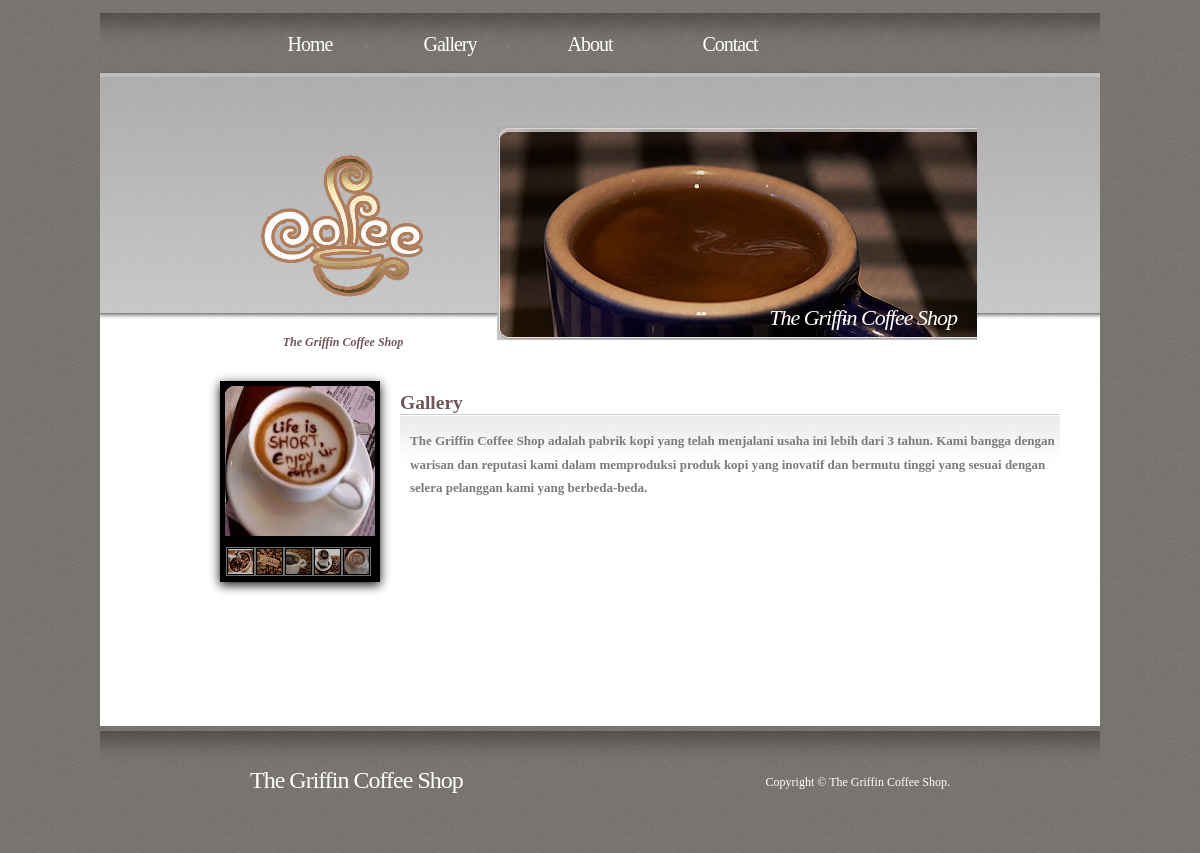
Page /Gallery.php on the committed database.
### tables this page shows
CREATE TABLE IF NOT EXISTS `subject` (
`id` int(10) NOT NULL,
  `menu_name` varchar(50) NOT NULL,
  `position` int(20) NOT NULL,
  `visible` tinyint(1) NOT NULL
);

CREATE TABLE IF NOT EXISTS `gallery` (
`id` int(10) NOT NULL,
  `title` varchar(20) NOT NULL,
  `body` text NOT NULL,
  `file` text NOT NULL
);

CREATE TABLE IF NOT EXISTS `page` (
`id` int(10) NOT NULL,
  `subject_id` int(20) NOT NULL,
  `menu_name` varchar(50) NOT NULL,
  `position` int(10) NOT NULL,
  `visible` tinyint(1) NOT NULL,
  `content` longtext NOT NULL
);

### public/Gallery.php (the view)
<?php require_once("../include/db_connection.php");?>
<?php include("../include/layout/headerweb.php");?>
<?php $sql = "SELECT * FROM page WHERE subject_id=12351 ORDER BY position";
	$gallerypage = mysqli_query($koneksi,$sql);
?>
<?php $sql = "SELECT * FROM subject ORDER BY position";
	$menu = mysqli_query($koneksi,$sql);
?>
<?php $sql = "SELECT * FROM gallery";
	$pic = mysqli_query($koneksi,$sql);
?>
<?php $sql = "SELECT * FROM gallery";
	$thumb = mysqli_query($koneksi,$sql);
?>
<div id="container">
<div id="headmenu">
	<div id="menu">
		<ul>
			<?php while($subject = mysqli_fetch_assoc($menu)){?>
			<li><a href="<?php echo $subject['menu_name'];?>.php" ><?php echo $subject['menu_name'];?></a></li>
			<?php }?>
		</ul>
	</div>
	<div id="header">
		<h1>The Griffin Coffee Shop</h1>
		<h2>The Griffin Coffee Shop</h2>
	</div>
</div>
<div id="gallery">
<div id="box">
<ul id="slider">
	<?php while($gallery = mysqli_fetch_assoc($pic)){?>
	<li id="<?php echo $gallery['id'];?>">
	<img src="<?php echo $gallery['file'];?>" height="150" width="150"></li>
	<?php } ?></ul>
	<ul id="thumb">
	<?php while($gallery = mysqli_fetch_assoc($thumb)){?>
	<li><a href="#<?php echo $gallery['id'];?>">
	<img src="<?php echo $gallery['file'];?>" height="25" width="25"></a></li>
	<?php } ?></ul>
</div>
<div id="gallerycontent">
		<div id="post">
				<?php while($page = mysqli_fetch_assoc($gallerypage)){?>
				<h2 id="title"><strong><?php echo $page['menu_name'];?></strong></h2>
				<div id="story">
				<p><strong>	<?php echo $page['content'];?></strong></P>
				<?php } ?>
				</div>
		</div>
	</div>
</div>
<?php include("../include/layout/footerweb.php");?>

### include/layout/headerweb.php (shortened to what this page needs)
<!DOCTYPE html>
<html>
<head>
<link rel="stylesheet" type="text/css" href="stylesheets/style.css" />
</head>
<body>

### include/layout/footerweb.php (shortened to what this page needs)
<div id="c_footer">
	<div id="footer">
	<p id="legal">Copyright &copy The Griffin Coffee Shop.</p>
	<p id="brand">The Griffin Coffee Shop</p>
	</div>
	</div>
 </div>
</body>
</html>

### public/stylesheets/style.css (style rules this page uses)
#container { width:1000px;height:350px;margin: auto auto auto auto; }
body { background: #FFFFFF url(../images/img01.jpg); font: normal small Georgia, "Times New Roman", Times, serif; line-height: 1.8em; color: #797C7A; }
h1, h2, h3 { margin: 0; padding: 0; color: #715558; }
#menu { background: url(../images/img07.jpg) repeat-x; padding: 0px 0px 100px 100px; width: 900px; margin: 0 0 0 0; }
#headmenu { background: #FFFFFF url(../images/img02.jpg) repeat-x left top; }
#menu li { float:left; }
#menu a { display: inline-block; width: 100px; padding: 20px 20px 0 20px; letter-spacing: -1px; text-align: center; font-size: 20px; color: #FFFFFF; text-decoration:none; }
#header { width: 754px; height: 250px; margin: 0 auto; padding: 13px 0 0 0; }
#header h1 { float: left; width: 200px; height: 50px; padding: 200px 50px 0 20px; background: url(../images/logo.png) no-repeat left top; line-height: 32px; font-size: 12px; font-style: italic; text-align:center; color: #715558; }
#header h2 { float: right; width: 460px; height: 50px; padding: 180px 20px 0 0; background: url(../images/img05.jpg) no-repeat; text-align: right; letter-spacing: -1px; font-size: 22px; font-weight: normal; font-style: italic; color: #FFFFFF; }
#post { margin: 0 0 0 0; padding: 15px 20px 0 10px; }
#story { margin 0 0 0 0; padding: 2px 0 0 10px; background: url(../images/img08.jpg) repeat-x; }
#gallery { weight:1000px; height:100%; padding-left:20px; padding-right:20px; background-color:#FFFFFF; }
#gallerycontent { padding-left:270px; height:300px; }
#box { text-align: left; width: 150px; margin: 5px auto 0 auto; background-color: #000; overflow: hidden; border: 5px solid #000; -webkit-box-shadow: #131313 0px 2px 10px; -moz-box-shadow: #131313 0px 3px 10px; box-shadow: #131313 0px 3px 10px; -webkit-animation-name: fadeIn; -webkit-animation-duration: 3s; -webkit-animation-iteration-count: 1; -webkit-animation-delay: 0s; float:left; margin-left:100px; }
ul#slider { -webkit-border-radius: 10px; margin: 0px; padding: 0px; list-style: none; position: relative; height: 160px; overflow: hidden; }
ul#thumb { overflow: none; margin: 0px 0px 0px 0px; padding: 1px; list-style: none; position: relative; background: #000; overflow: auto; }
ul#thumb a { -webkit-transition: opacity .2s ease-in-out; border: 1px solid #979797; width: 25px; height: 25px; display:block; float:left; overflow: hidden; opacity: 0.75; padding:1px; }
ul#slider li { width: 200px; height: 200px; position: absolute; }
ul#slider li:not(:target) { -webkit-animation-name: moveIt; -webkit-animation-duration: 1.5s; -webkit-animation-iteration-count: 1; top:0px; left: 0px; }
#footer { padding: 40px 0 60px 0; background: url(../images/img07.jpg) repeat-x; }
#c_footer { margin: 0 0 0 0; padding-top:5px; width:1000px; height:100px; }
#footer p { width: 700px; color: #FFFFFF; }
#legal { margin: 0 auto 0 auto; text-align: right; font-size: 12px; }
#brand { margin: -35px auto 0 auto; padding: 10px 0 0 0; letter-spacing: -1px; font-size: 24px; }

### rows in the picture
subject: menu_name "Home"
subject: menu_name "Gallery"
subject: menu_name "About"
subject: menu_name "Contact"
gallery: file (picture)
gallery: file (picture)
gallery: file (picture)
gallery: file (picture)
gallery: file (picture)
page: menu_name "Gallery", content "The Griffin Coffee Shop adalah pabrik kopi yang telah menjalani usaha ini lebih dari 3 tahun. Kami bangga dengan warisan dan reputasi kami dalam memproduksi produk kopi yang inovatif dan bermutu tinggi yang sesuai dengan selera pelanggan kami yang berbeda-beda."
